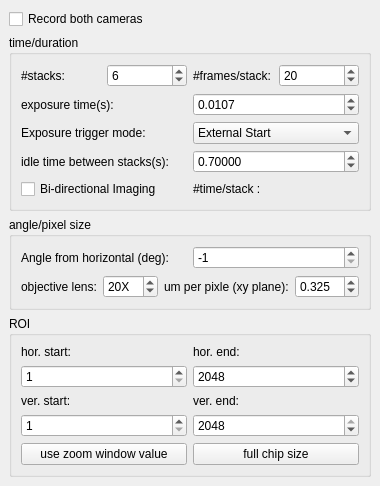
        <widget class="QWidget" name="tabCamera">
         <attribute name="title">
          <string>Camera</string>
         </attribute>
         <layout class="QVBoxLayout">
          <property name="spacing">
           <number>6</number>
          </property>
          <property name="leftMargin">
           <number>9</number>
          </property>
          <property name="topMargin">
           <number>9</number>
          </property>
          <property name="rightMargin">
           <number>9</number>
          </property>
          <property name="bottomMargin">
           <number>9</number>
          </property>
          <item>
           <widget class="QCheckBox" name="cbBothCamera">
            <property name="text">
             <string>Record both cameras</string>
            </property>
           </widget>
          </item>
          <item>
           <widget class="QGroupBox" name="groupBoxTiming">
            <property name="title">
             <string>time/duration</string>
            </property>
            <layout class="QGridLayout">
             <property name="leftMargin">
              <number>9</number>
             </property>
             <property name="topMargin">
              <number>9</number>
             </property>
             <property name="rightMargin">
              <number>9</number>
             </property>
             <property name="bottomMargin">
              <number>9</number>
             </property>
             <property name="spacing">
              <number>6</number>
             </property>
             <item row="6" column="0">
              <widget class="QLabel" name="label_5">
               <property name="toolTip">
                <string>That is, msec/frame</string>
               </property>
               <property name="text">
                <string>exposure time(s):</string>
               </property>
              </widget>
             </item>
             <item row="6" column="1">
              <widget class="QDoubleSpinBox" name="doubleSpinBoxExpTime">
               <property name="decimals">
                <number>4</number>
               </property>
               <property name="maximum">
                <double>999999999.000000000000000</double>
               </property>
               <property name="singleStep">
                <double>0.001000000000000</double>
               </property>
               <property name="value">
                <double>0.010700000000000</double>
               </property>
              </widget>
             </item>
             <item row="9" column="0">
              <widget class="QLabel" name="label_5_4">
               <property name="toolTip">
                <string>That is, msec/frame</string>
               </property>
               <property name="text">
                <string>Exposure trigger mode:</string>
               </property>
              </widget>
             </item>
             <item row="9" column="1">
              <widget class="QComboBox" name="comboBoxExpTriggerMode">
               <property name="currentIndex">
                <number>0</number>
               </property>
               <item>
                <property name="text">
                 <string>External Start</string>
                </property>
               </item>
               <item>
                <property name="text">
                 <string>External Control</string>
                </property>
               </item>
               <item>
                <property name="text">
                 <string>Fast External Control</string>
                </property>
               </item>
              </widget>
             </item>
             <item row="1" column="0">
              <layout class="QHBoxLayout" name="horizontalLayout_3">
               <item>
                <widget class="QLabel" name="label_3">
                 <property name="text">
                  <string>#stacks:</string>
                 </property>
                </widget>
               </item>
               <item>
                <widget class="QSpinBox" name="spinBoxNumOfStacks">
                 <property name="minimum">
                  <number>1</number>
                 </property>
                 <property name="maximum">
                  <number>999999999</number>
                 </property>
                 <property name="value">
                  <number>6</number>
                 </property>
                </widget>
               </item>
              </layout>
             </item>
             <item row="1" column="1">
              <layout class="QHBoxLayout" name="horizontalLayout_4">
               <item>
                <widget class="QLabel" name="label_4">
                 <property name="text">
                  <string>#frames/stack:</string>
                 </property>
                </widget>
               </item>
               <item>
                <widget class="QSpinBox" name="spinBoxFramesPerStack">
                 <property name="minimum">
                  <number>1</number>
                 </property>
                 <property name="maximum">
                  <number>999999999</number>
                 </property>
                 <property name="value">
                  <number>20</number>
                 </property>
                </widget>
               </item>
              </layout>
             </item>
             <item row="11" column="0">
              <widget class="QCheckBox" name="cbBidirectionalImaging">
               <property name="text">
                <string>Bi-directional Imaging</string>
               </property>
              </widget>
             </item>
             <item row="10" column="1">
              <widget class="QDoubleSpinBox" name="doubleSpinBoxBoxIdleTimeBtwnStacks">
               <property name="decimals">
                <number>5</number>
               </property>
               <property name="maximum">
                <double>999999999.000000000000000</double>
               </property>
               <property name="value">
                <double>0.700000000000000</double>
               </property>
              </widget>
             </item>
             <item row="10" column="0">
              <widget class="QLabel" name="label_5_2">
               <property name="toolTip">
                <string>That is, msec/frame</string>
               </property>
               <property name="text">
                <string>idle time between stacks(s):</string>
               </property>
              </widget>
             </item>
             <item row="11" column="1">
              <widget class="QLabel" name="labelPerStackTime">
               <property name="toolTip">
                <string>That is, msec/frame</string>
               </property>
               <property name="text">
                <string>#time/stack :</string>
               </property>
              </widget>
             </item>
            </layout>
           </widget>
          </item>
          <item>
           <widget class="QGroupBox" name="groupBox">
            <property name="title">
             <string>angle/pixel size</string>
            </property>
            <layout class="QVBoxLayout" name="verticalLayout_9">
             <item>
              <layout class="QHBoxLayout" name="_5">
               <property name="spacing">
                <number>6</number>
               </property>
               <property name="leftMargin">
                <number>0</number>
               </property>
               <property name="topMargin">
                <number>0</number>
               </property>
               <property name="rightMargin">
                <number>0</number>
               </property>
               <property name="bottomMargin">
                <number>0</number>
               </property>
               <item>
                <widget class="QLabel" name="label_32">
                 <property name="text">
                  <string>Angle from horizontal (deg):</string>
                 </property>
                </widget>
               </item>
               <item>
                <widget class="QSpinBox" name="spinBoxAngle">
                 <property name="toolTip">
                  <string>-1 means n/a</string>
                 </property>
                 <property name="minimum">
                  <number>-1</number>
                 </property>
                 <property name="maximum">
                  <number>360</number>
                 </property>
                 <property name="value">
                  <number>-1</number>
                 </property>
                </widget>
               </item>
              </layout>
             </item>
             <item>
              <layout class="QHBoxLayout" name="_3">
               <property name="spacing">
                <number>6</number>
               </property>
               <property name="leftMargin">
                <number>0</number>
               </property>
               <property name="topMargin">
                <number>0</number>
               </property>
               <property name="rightMargin">
                <number>0</number>
               </property>
               <property name="bottomMargin">
                <number>0</number>
               </property>
               <item>
                <widget class="QLabel" name="label_40">
                 <property name="text">
                  <string>objective lens:</string>
                 </property>
                </widget>
               </item>
               <item>
                <widget class="QSpinBox" name="sbObjectiveLens">
                 <property name="suffix">
                  <string>X</string>
                 </property>
                 <property name="minimum">
                  <number>1</number>
                 </property>
                 <property name="maximum">
                  <number>100</number>
                 </property>
                 <property name="value">
                  <number>20</number>
                 </property>
                </widget>
               </item>
               <item>
                <widget class="QLabel" name="label_33">
                 <property name="text">
                  <string>um per pixle (xy plane):</string>
                 </property>
                </widget>
               </item>
               <item>
                <widget class="QDoubleSpinBox" name="doubleSpinBoxUmPerPxlXy">
                 <property name="toolTip">
                  <string>-1 means n/a</string>
                 </property>
                 <property name="decimals">
                  <number>3</number>
                 </property>
                 <property name="minimum">
                  <double>0.000000000000000</double>
                 </property>
                 <property name="maximum">
                  <double>10.000000000000000</double>
                 </property>
                 <property name="singleStep">
                  <double>0.010000000000000</double>
                 </property>
                 <property name="value">
                  <double>0.325000000000000</double>
                 </property>
                </widget>
               </item>
              </layout>
             </item>
            </layout>
           </widget>
          </item>
          <item>
           <layout class="QVBoxLayout" name="verticalLayout_8">
            <item>
             <widget class="QGroupBox" name="groupBox_4">
              <property name="title">
               <string>ROI</string>
              </property>
              <layout class="QVBoxLayout" name="verticalLayout_12">
               <item>
                <layout class="QGridLayout" name="gridLayout">
                 <item row="2" column="0">
                  <widget class="QLabel" name="label_24">
                   <property name="text">
                    <string>ver. start:</string>
                   </property>
                  </widget>
                 </item>
                 <item row="3" column="0">
                  <widget class="QSpinBox" name="spinBoxVstart">
                   <property name="toolTip">
                    <string>ver. start + ver. end = 2049</string>
                   </property>
                   <property name="toolTipDuration">
                    <number>3000</number>
                   </property>
                   <property name="minimum">
                    <number>1</number>
                   </property>
                   <property name="maximum">
                    <number>2048</number>
                   </property>
                  </widget>
                 </item>
                 <item row="0" column="0">
                  <widget class="QLabel" name="label_26">
                   <property name="text">
                    <string>hor. start:</string>
                   </property>
                  </widget>
                 </item>
                 <item row="2" column="2">
                  <widget class="QLabel" name="label_25">
                   <property name="text">
                    <string>ver. end:</string>
                   </property>
                  </widget>
                 </item>
                 <item row="0" column="2">
                  <widget class="QLabel" name="label_21">
                   <property name="text">
                    <string>hor. end:</string>
                   </property>
                  </widget>
                 </item>
                 <item row="1" column="2">
                  <widget class="QSpinBox" name="spinBoxHend">
                   <property name="toolTip">
                    <string>step size : 160</string>
                   </property>
                   <property name="toolTipDuration">
                    <number>3000</number>
                   </property>
                   <property name="minimum">
                    <number>1</number>
                   </property>
                   <property name="maximum">
                    <number>2560</number>
                   </property>
                   <property name="singleStep">
                    <number>1</number>
                   </property>
                   <property name="value">
                    <number>2048</number>
                   </property>
                  </widget>
                 </item>
                 <item row="1" column="0">
                  <widget class="QSpinBox" name="spinBoxHstart">
                   <property name="toolTip">
                    <string>step size : 160</string>
                   </property>
                   <property name="toolTipDuration">
                    <number>3000</number>
                   </property>
                   <property name="minimum">
                    <number>1</number>
                   </property>
                   <property name="maximum">
                    <number>2560</number>
                   </property>
                   <property name="singleStep">
                    <number>1</number>
                   </property>
                  </widget>
                 </item>
                 <item row="3" column="2">
                  <widget class="QSpinBox" name="spinBoxVend">
                   <property name="enabled">
                    <bool>true</bool>
                   </property>
                   <property name="toolTip">
                    <string>ver. start + ver. end = 2049</string>
                   </property>
                   <property name="toolTipDuration">
                    <number>3000</number>
                   </property>
                   <property name="minimum">
                    <number>1</number>
                   </property>
                   <property name="maximum">
                    <number>2048</number>
                   </property>
                   <property name="value">
                    <number>2048</number>
                   </property>
                  </widget>
                 </item>
                </layout>
               </item>
               <item>
                <layout class="QHBoxLayout" name="_4">
                 <property name="spacing">
                  <number>6</number>
                 </property>
                 <property name="leftMargin">
                  <number>0</number>
                 </property>
                 <property name="topMargin">
                  <number>0</number>
                 </property>
                 <property name="rightMargin">
                  <number>0</number>
                 </property>
                 <property name="bottomMargin">
                  <number>0</number>
                 </property>
                 <item>
                  <widget class="QPushButton" name="btnUseZoomWindow">
                   <property name="text">
                    <string>use zoom window value</string>
                   </property>
                  </widget>
                 </item>
                 <item>
                  <widget class="QPushButton" name="btnFullChipSize">
                   <property name="text">
                    <string>full chip size</string>
                   </property>
                  </widget>
                 </item>
                </layout>
               </item>
              </layout>
             </widget>
            </item>
           </layout>
          </item>
         </layout>
        </widget>
